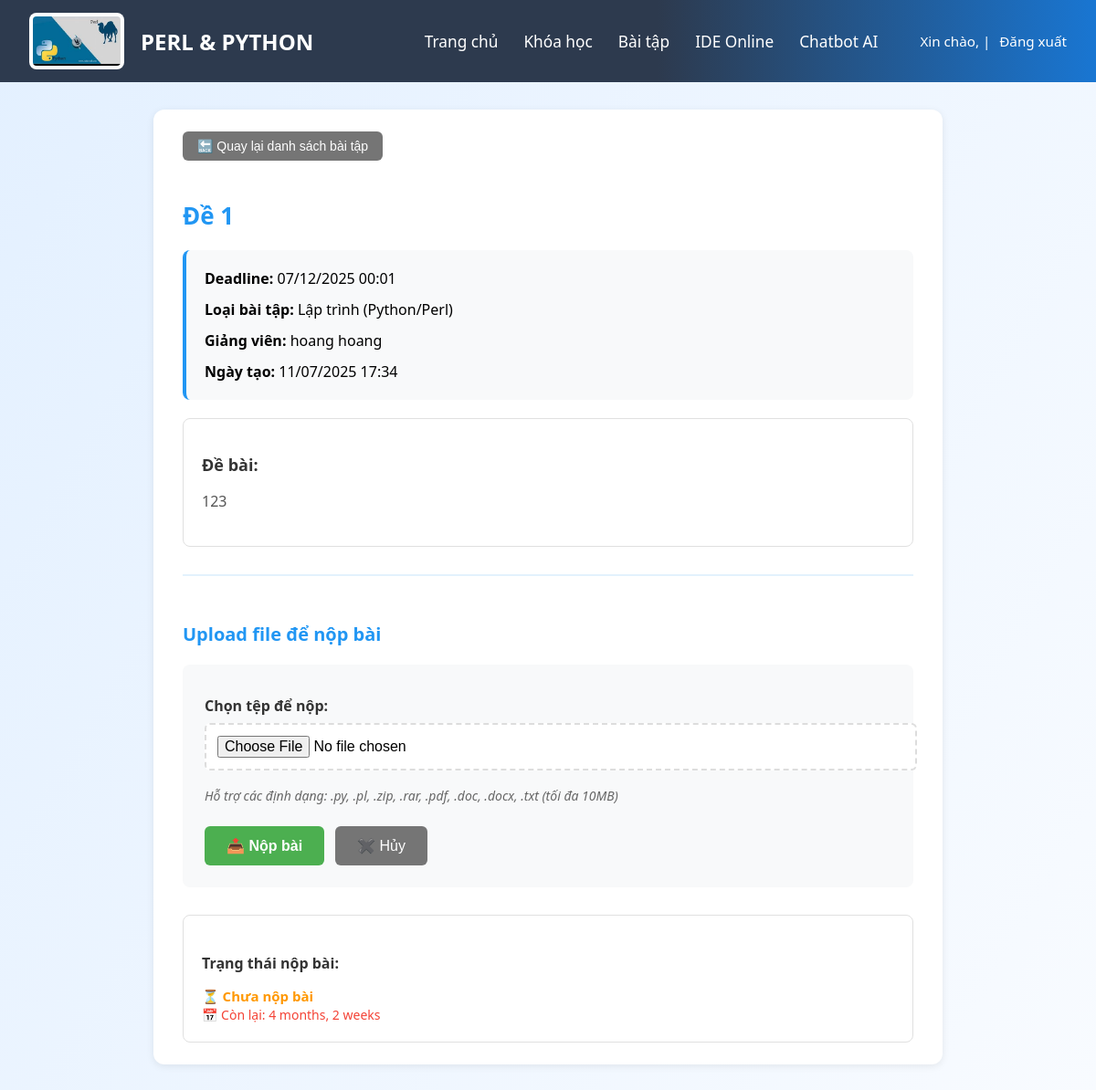
/student/nop-bai/6/, run on the app's committed database.
### teacherapp/models.py (models this page shows, shortened)
class BaiTap(models.Model):
    LOAI_BAITAP_CHOICES = [
        ('code', 'Lập trình (Python/Perl)'),
        ('quiz', 'Trắc nghiệm'),
    ]
    tieu_de = models.CharField("Tiêu đề", max_length=255)
    mo_ta = models.TextField("Mô tả")
    loai_baitap = models.CharField("Loại bài tập", max_length=10, choices=LOAI_BAITAP_CHOICES)
    han_nop = models.DateTimeField("Hạn nộp")
    nguoi_tao = models.ForeignKey(User, on_delete=models.CASCADE, verbose_name="Người tạo")
    ngay_tao = models.DateTimeField("Ngày tạo", auto_now_add=True)

### studentapp/views.py (the view, shortened to what this page needs)
# urls.py: path('nop-bai/', views.nop_bai, name='nop_bai'),
def nop_bai(request, assignment_id=None):
    assignment = None
    if assignment_id:
        assignment = get_object_or_404(BaiTap, id=assignment_id)
    context = {'assignment': assignment}
    return render(request, "student_page/nop_bai.html", context)

### templates/student_page/nop_bai.html (shortened to what this page needs)
{% extends 'student_page/student_base.html' %}
{% load static %}
{% block extra_css %}
<link rel="stylesheet" href="{% static 'css/nop_bai.css' %}">
{% endblock %}
{% block content %}
<div class="nopbai-container">
  <div class="nopbai-header">
    <button class="back-btn" onclick="window.location.href='{% url 'studentapp:assignment_list' %}'">
      🔙 Quay lại danh sách bài tập
    </button>
    {% if assignment %}
    <h2 class="assignment-title">{{ assignment.tieu_de }}</h2>
    <div class="assignment-info">
      <div class="info-row">
        <strong>Deadline:</strong> {{ assignment.han_nop|date:'d/m/Y H:i' }}
      </div>
      <div class="info-row">
        <strong>Loại bài tập:</strong> {{ assignment.get_loai_baitap_display }}
      </div>
      <div class="info-row">
        <strong>Giảng viên:</strong> {{ assignment.nguoi_tao.get_full_name|default:assignment.nguoi_tao.username }}
      </div>
      <div class="info-row">
        <strong>Ngày tạo:</strong> {{ assignment.ngay_tao|date:'d/m/Y H:i' }}
      </div>
    </div>
    <div class="assignment-description">
      <h3>Đề bài:</h3>
      <div class="description-content">
        {{ assignment.mo_ta|linebreaks }}
      </div>
    </div>
    {% else %}
    <h2 class="assignment-title">Nộp bài tập</h2>
    <div class="no-assignment">
      <p>Vui lòng chọn bài tập cụ thể để nộp bài.</p>
    </div>
    {% endif %}
  </div>
  {% if assignment %}
  <div class="submission-section">
    <h3>Upload file để nộp bài</h3>
    <form method="post" enctype="multipart/form-data" class="submission-form">
      <div class="form-group">
        <label for="file"><strong>Chọn tệp để nộp:</strong></label>
        <input type="file" id="file" name="file" accept=".py,.pl,.zip,.rar,.pdf,.doc,.docx,.txt" required>
        <div class="file-note">
          Hỗ trợ các định dạng: .py, .pl, .zip, .rar, .pdf, .doc, .docx, .txt (tối đa 10MB)
        </div>
      </div>
      <div class="form-actions">
        <button type="submit" class="submit-btn">
          📤 Nộp bài
        </button>
        <button type="button" class="cancel-btn" onclick="window.location.href='{% url 'studentapp:assignment_list' %}'">
          ✖️ Hủy
        </button>
      </div>
    </form>
    <div class="submission-status">
      <h4>Trạng thái nộp bài:</h4>
      <div class="status-info">
        {% if submitted_file %}
        <span class="status submitted">✅ Đã nộp bài</span><br>
        <span class="last-updated">Lần cập nhật cuối: {{ submitted_file.time|date:'H:i d/m/Y' }}</span>
        {% else %}
        <span class="status pending">⏳ Chưa nộp bài</span><br>
        <span class="deadline-warning">
          {% now "Y-m-d H:i" as current_time %}
          {% if assignment.han_nop|date:"Y-m-d H:i" < current_time %}
          ⚠️ Đã quá hạn nộp bài
          {% else %}
          📅 Còn lại: {{ assignment.han_nop|timeuntil }}
          {% endif %}
        </span>
        {% endif %}
      </div>
    </div>
  </div>
  {% endif %}
</div>
{% endblock %}

### static/css/assignment_list.css (style rules this page uses)
body { background: linear-gradient(120deg, #e3f0ff 0%, #f8fbff 100%); font-family: 'Segoe UI', Arial, sans-serif; margin: 0; padding: 0; min-height: 100vh; }

### static/css/nop_bai.css (style rules this page uses)
body { background: linear-gradient(120deg, #e3f0ff 0%, #f8fbff 100%); font-family: 'Segoe UI', Arial, sans-serif; margin: 0; padding: 0; min-height: 100vh; }
.nopbai-container { max-width: 800px; margin: 30px auto; background: #fff; padding: 24px 32px; box-shadow: 0 2px 8px rgba(0,0,0,0.08); border-radius: 12px; }
.nopbai-header { margin-bottom: 30px; }
.back-btn { background: #757575; color: #fff; padding: 8px 16px; border: none; border-radius: 6px; font-size: 14px; font-weight: 500; cursor: pointer; transition: background-color 0.2s ease; margin-bottom: 20px; }
.assignment-title { color: #2196f3; font-weight: 700; margin-bottom: 20px; font-size: 26px; }
.assignment-info { background: #f8f9fa; padding: 20px; border-radius: 8px; margin-bottom: 20px; border-left: 4px solid #2196f3; }
.info-row { margin-bottom: 12px; font-size: 16px; }
.info-row:last-child { margin-bottom: 0; }
.assignment-description { background: #fff; border: 1px solid #e0e0e0; padding: 20px; border-radius: 8px; margin-bottom: 20px; }
.assignment-description h3 { color: #333; margin-bottom: 15px; font-size: 18px; }
.description-content { line-height: 1.6; color: #555; }
.submission-section { border-top: 2px solid #e3f2fd; padding-top: 30px; }
.submission-section h3 { color: #2196f3; margin-bottom: 20px; font-size: 20px; }
.submission-form { background: #f8f9fa; padding: 24px; border-radius: 8px; margin-bottom: 30px; }
.form-group { margin-bottom: 20px; }
.form-group label { display: block; font-weight: 600; margin-bottom: 8px; color: #333; }
.form-group input[type="file"] { width: 100%; padding: 12px; border: 2px dashed #ddd; border-radius: 6px; background: #fff; transition: border-color 0.2s ease; }
.file-note { font-size: 14px; color: #666; margin-top: 8px; font-style: italic; }
.form-actions { display: flex; gap: 12px; margin-top: 24px; }
.submit-btn { background: #4caf50; color: #fff; padding: 12px 24px; border: none; border-radius: 6px; font-size: 16px; font-weight: 600; cursor: pointer; transition: background-color 0.2s ease; }
.cancel-btn { background: #757575; color: #fff; padding: 12px 24px; border: none; border-radius: 6px; font-size: 16px; font-weight: 500; cursor: pointer; transition: background-color 0.2s ease; }
.submission-status { background: #fff; border: 1px solid #e0e0e0; padding: 20px; border-radius: 8px; }
.submission-status h4 { color: #333; margin-bottom: 15px; font-size: 16px; }
.status-info { font-size: 15px; }
.status.pending { color: #ff9800; font-weight: 600; }
.deadline-warning { color: #f44336; font-size: 14px; font-weight: 500; }
label { display: block; margin: 10px 0 6px 0; font-weight: 500; color: #22304a; }
input[type="file"] { margin-bottom: 10px; font-size: 1rem; }

### data on the page
BaiTap: tieu_de "Đề 1", han_nop "07/12/2025 00:01", loai_baitap "Lập trình (Python/Perl)", nguoi_tao.get_full_name "hoang hoang", ngay_tao "11/07/2025 17:34", mo_ta "123", han_nop "4 months, 2 weeks"
